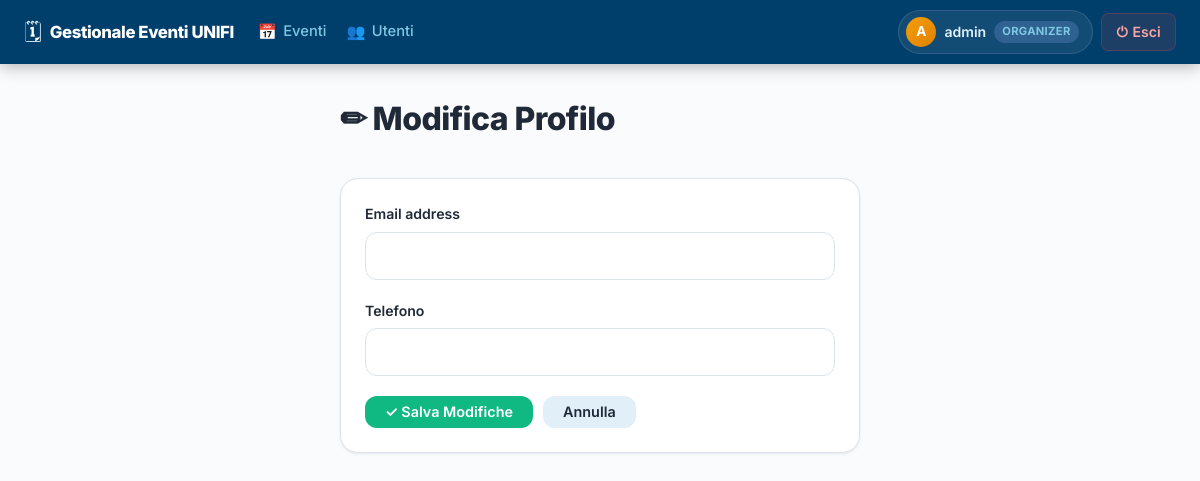
/users/8/modifica/ (signed in), run on the app's committed database.
### users/models.py (models this page shows, shortened)
class CustomUser(AbstractUser):
    RUOLO_CHOICES = [
        ('ORGANIZER', 'Organizzatore'),
        ('ATTENDEE', 'Partecipante'),
    ]
    ruolo = models.CharField(max_length=20, choices=RUOLO_CHOICES, default='ATTENDEE')
    telefono = models.CharField(max_length=15, blank=True, null=True)
    organizer_attivo = models.BooleanField(default=True)

### users/views.py (the view, shortened to what this page needs)
# urls.py: path('<int:pk>/modifica/', UserUpdateView.as_view(), name='modifica_profilo'),
class UserUpdateView(LoginRequiredMixin, UserPassesTestMixin, UpdateView):
    model = CustomUser
    form_class = UserProfileUpdateForm  # Modifica solo email e telefono
    template_name = 'users/modifica_profilo.html'
    def test_func(self):
        return self.request.user == self.get_object()

### users/forms.py
class UserProfileUpdateForm(forms.ModelForm):
    class Meta:
        model = CustomUser
        fields = ['email', 'telefono'] # L'utente non può cambiare il suo username o ruolo qui

### users/templates/users/modifica_profilo.html (shortened to what this page needs)
{% extends 'events/base.html' %}
{% load static %}
{% block content %}
<div style="max-width:520px; margin:0 auto;">
    <div class="page-header">
        <h1 class="page-title">✏ Modifica Profilo</h1>
    </div>
    <div class="card">
        <form method="post">
            {% for field in form %}
            <div class="form-group">
                <label for="{{ field.id_for_label }}">{{ field.label }}</label>
                {{ field }}
            </div>
            {% endfor %}
            <div style="display:flex; gap:10px; margin-top:8px;">
                <button type="submit" class="btn btn-success">✓ Salva Modifiche</button>
                <a href="{% url 'dettaglio_profilo' user.pk %}" class="btn btn-secondary">Annulla</a>
            </div>
        </form>
    </div>
</div>
{% endblock %}

### events/templates/events/base.html (shortened to what this page needs)
{% load static %}
<!DOCTYPE html>
<html lang="it">
<head>
    <link href="https://cdn.jsdelivr.net/npm/bootstrap@5.3.3/dist/css/bootstrap.min.css" rel="stylesheet">
    <link rel="stylesheet" href="https://cdn.jsdelivr.net/npm/bootstrap-icons@1.11.3/font/bootstrap-icons.min.css">
    <link rel="stylesheet" href="{% static 'events/css/style.css' %}?v=3">
</head>
<body>
    <nav class="navbar navbar-expand-md navbar-dark fixed-top px-3 px-md-4" id="main-navbar">
        <div class="navbar-brand d-flex align-items-center gap-2">
            <span class="navbar-logo">🗓</span>
            <span class="navbar-title">Gestionale Eventi UNIFI</span>
        </div>
        <div class="collapse navbar-collapse" id="navbarContent">
            <ul class="navbar-nav me-auto gap-1 mt-2 mt-md-0">
                <li class="nav-item">
                    <a href="{% url 'lista_eventi' %}" class="nav-link {% block nav_active_eventi %}{% endblock %}">
                        <span class="nav-icon">📅</span> Eventi
                    </a>
                </li>
                <li class="nav-item">
                    <a href="{% url 'lista_utenti' %}" class="nav-link {% block nav_active_utenti %}{% endblock %}">
                        <span class="nav-icon">👥</span> Utenti
                    </a>
                </li>
            </ul>
            <div class="d-flex align-items-center gap-2 mt-3 mt-md-0 mb-2 mb-md-0">
                <a href="{% url 'dettaglio_profilo' user.pk %}" class="nav-user-badge" id="nav-profile-link">
                    <span class="nav-avatar">{{ user.username|slice:":1"|upper }}</span>
                    <span class="nav-username">{{ user.username }}</span>
                    <span class="nav-role-chip">{{ user.ruolo }}</span>
                </a>
                <form action="{% url 'logout' %}" method="post" class="m-0">
                    <button type="submit" class="nav-logout-btn" id="nav-logout-btn">
                        <span>⏻</span> Esci
                    </button>
                </form>
            </div>
        </div>
    </nav>
    <div class="page-wrapper">
        {% block content %}{% endblock %}
    </div>
</body>
</html>

### data on the page
CustomUser: username "A", username "admin", ruolo "ORGANIZER"

### other printed values
{{ field.label }} "Email address" "Telefono"
